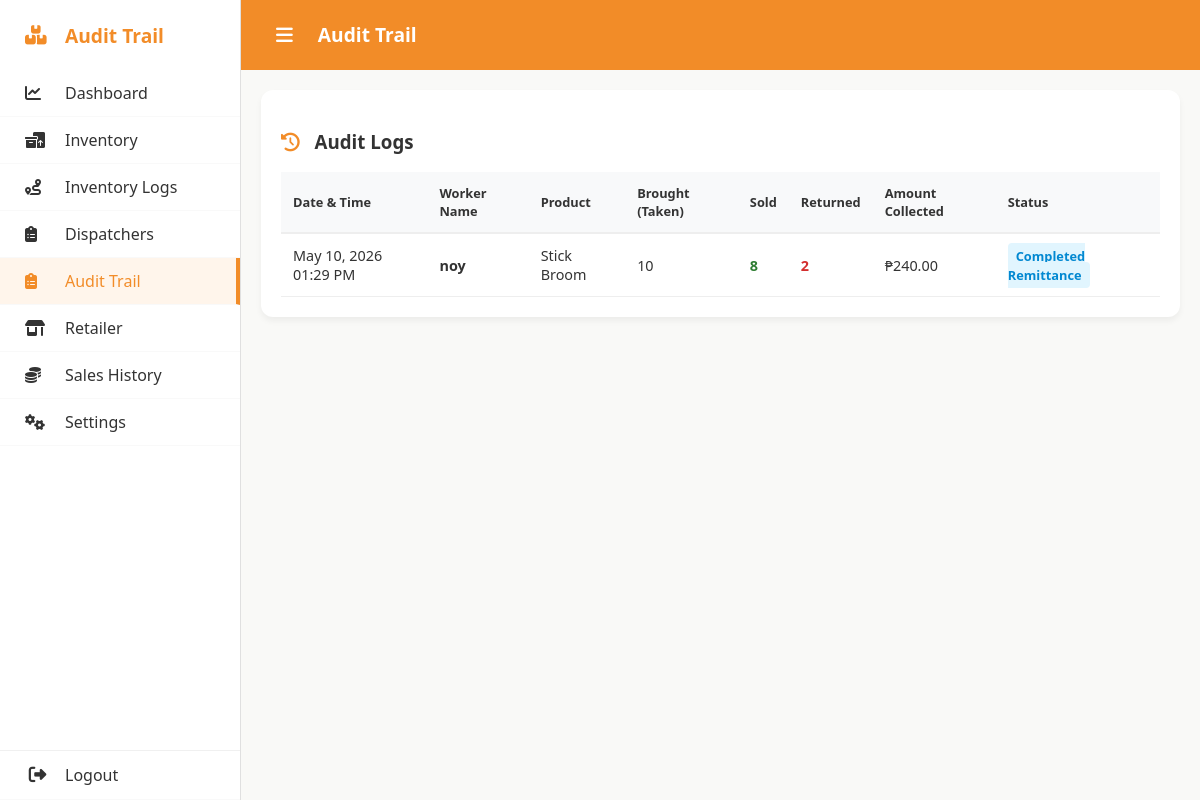
/audit_trail.php, run on an earlier commit of the app's database.
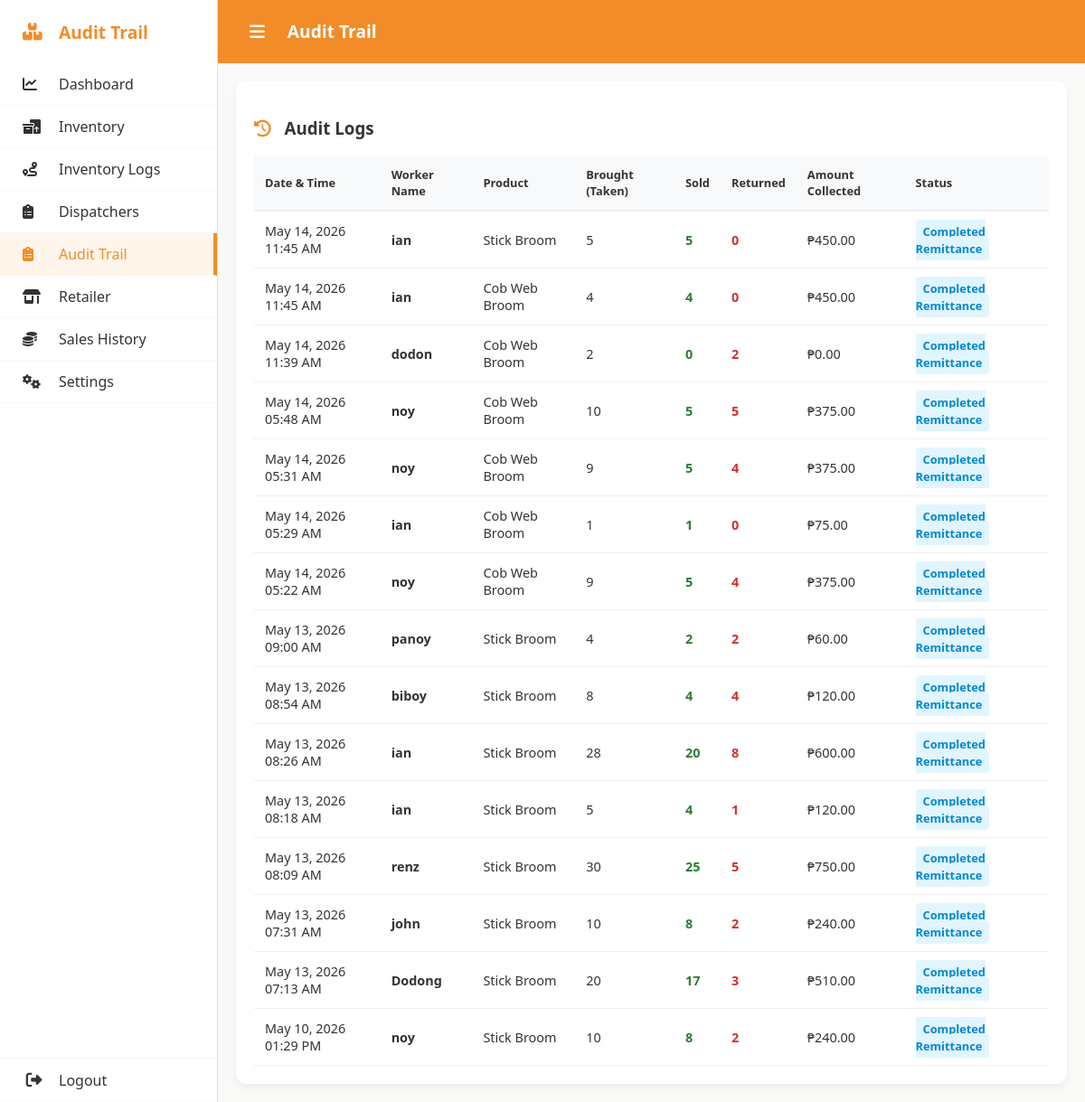
And on a later commit of the database.
### tables this page shows
CREATE TABLE `audit_trail` (
  `id` int(11) NOT NULL,
  `session_id` int(11) NOT NULL,
  `worker_name` varchar(255) NOT NULL,
  `product_id` int(11) NOT NULL,
  `product_name` varchar(255) NOT NULL,
  `qty_taken` int(11) NOT NULL,
  `qty_sold` int(11) NOT NULL,
  `qty_returned` int(11) NOT NULL,
  `received_amount` decimal(10,2) DEFAULT NULL,
  `status` varchar(50) DEFAULT 'Completed Remittance',
  `created_at` timestamp NOT NULL DEFAULT current_timestamp()
);

### audit_trail.php (the view, shortened to what this page needs)
<?php
require_once "auth/conn.php";
try {
    $stmt = $pdo->query("SELECT * FROM audit_trail ORDER BY created_at DESC");
    $logs = $stmt->fetchAll(PDO::FETCH_ASSOC);
} catch (Exception $e) {
    die("Error fetching logs: " . $e->getMessage());
}
?>
<!DOCTYPE html>
<html lang="en">
<head>
    <link rel="stylesheet" href="https://cdnjs.cloudflare.com/ajax/libs/font-awesome/6.4.0/css/all.min.css">
    <link rel="stylesheet" href="assets/css/styles.css">
</head>
<body>
    <div class="container">
        <aside class="sidebar">
            <div class="sidebar-header">
                <i class="fa-solid fa-boxes-stacked"></i>
                <span>Audit Trail</span>
            </div>
            <nav style="flex-grow: 1;">
                <a href="index.php" class="nav-item"><i class="fa-solid fa-chart-line"></i> <span>Dashboard</span></a>
                <a href="inventory.php" class="nav-item "><i class="fa-solid fa-boxes-packing"></i> <span>Inventory</span></a>
                <a href="inventory_logs.php" class="nav-item "><i class="fa-solid fa-route"></i> <span>Inventory Logs</span></a>
                <a href="dispatchers.php" class="nav-item"><i class="fa-solid fa-clipboard-list"></i> <span>Dispatchers</span></a>
                <a href="audit_trail.php" class="nav-item active"><i class="fa-solid fa-clipboard-list"></i> <span>Audit Trail</span></a>
                <a href="retailer.php" class="nav-item "><i class="fa-solid fa-shop"></i> <span>Retailer</span></a>
                <a href="sales.php" class="nav-item "><i class="fa-solid fa-coins"></i> <span>Sales History</span></a>
                <a href="settings.php" class="nav-item"><i class="fa-solid fa-gears"></i> <span>Settings</span></a>
            </nav>
            <div class="sidebar-footer">
                <a href="login.html" class="nav-item">
                    <i class="fa-solid fa-right-from-bracket icon"></i>
                    <span>Logout</span>
                </a>
            </div>
        </aside>
        <main class="main-content">
            <header class="header">
                <div class="header-left">
                    <button id="sidebarToggle" class="hamburger-btn">
                        <i class="fa-solid fa-bars"></i>
                    </button>
                    <h1>Audit Trail</h1>
                </div>
            </header>
            <div class="audit-table-card" style="margin: 20px;">
                <h3><i class="fa-solid fa-clock-rotate-left" style="color: #f28c28; margin-right: 10px;"></i> Audit Logs</h3>
                <table>
                    <thead>
                        <tr>
                            <th>Date & Time</th>
                            <th>Worker Name</th>
                            <th>Product</th>
                            <th>Brought (Taken)</th>
                            <th>Sold</th>
                            <th>Returned</th>
                            <th>Amount Collected</th>
                            <th>Status</th>
                        </tr>
                    </thead>
                    <tbody>
                        <?php if (count($logs) > 0): ?>
                            <?php foreach ($logs as $log): ?>
                            <tr>
                                <td><?php echo date('M d, Y h:i A', strtotime($log['created_at'])); ?></td>
                                <td><strong><?php echo htmlspecialchars($log['worker_name']); ?></strong></td>
                                <td><?php echo htmlspecialchars($log['product_name']); ?></td>
                                <td><?php echo $log['qty_taken']; ?></td>
                                <td class="text-success"><?php echo $log['qty_sold']; ?></td>
                                <td class="text-danger"><?php echo $log['qty_returned']; ?></td>
                                <td>₱<?php echo number_format($log['received_amount'], 2); ?></td>
                                <td><span class="status-badge"><?php echo $log['status']; ?></span></td>
                            </tr>
                            <?php endforeach; ?>
                        <?php else: ?>
                            <tr>
                                <td colspan="8" style="text-align: center;">No audit logs found.</td>
                            </tr>
                        <?php endif; ?>
                    </tbody>
                </table>
            </div>
        </main>
    </div>
</body>
</html>

### assets/css/styles.css (style rules this page uses)
body { margin: 0; padding: 0; font-family: 'Segoe UI', Tahoma, Geneva, Verdana, sans-serif; background-color: #f9f9f7; color: #333; overflow-x: hidden; }
.container { display: flex; min-height: 100vh; }
.sidebar { width: 240px; background-color: #ffffff; border-right: 1px solid #e0e0e0; display: flex; flex-direction: column; transition: width 0.4s cubic-bezier(0.4, 0, 0.2, 1); overflow: hidden; white-space: nowrap; flex-shrink: 0; }
.sidebar-header { height: 70px; padding: 0 25px; font-size: 1.2rem; font-weight: bold; color: #f28c28; display: flex; align-items: center; position: relative; }
nav { flex: 1; }
.nav-item { padding: 15px 25px; display: flex; align-items: center; cursor: pointer; border-bottom: 1px solid #f9f9f9; font-weight: 500; color: #555; transition: background 0.3s ease, color 0.3s ease; position: relative; text-decoration: none; color: inherit; }
.nav-item.active { background-color: #fff5eb; color: #f28c28; border-right: 4px solid #f28c28; }
.sidebar span { position: absolute; left: 65px; opacity: 1; visibility: visible; transition: opacity 0.3s ease, transform 0.3s ease; transform: translateX(0); }
.icon { min-width: 25px; font-size: 1.1rem; text-align: center; display: flex; justify-content: center; align-items: center; margin: 0; flex-shrink: 0; transition: transform 0.4s ease; }
.sidebar-footer { border-top: 1px solid #f0f0f0; }
.main-content { flex: 1; padding: 0; min-width: 0; }
.header { background-color: #f28c28; height: 70px; padding: 0 30px; display: flex; justify-content: space-between; align-items: center; box-sizing: border-box; }
.header-left { display: flex; align-items: center; gap: 20px; }
.header h1 { color: white; margin: 0; font-size: 1.2rem; }
.hamburger-btn { background: none; border: none; color: white; font-size: 1.2rem; cursor: pointer; padding: 5px; display: flex; align-items: center; transition: transform 0.2s ease; }
table { width: 100%; border-collapse: collapse; }
th { text-align: left; color: #888; font-size: 0.8rem; padding-bottom: 10px; }
td { padding: 12px 0; border-bottom: 1px solid #eee; }

### audit_trail.php (style rules this page uses)
.audit-table-card { background: white; padding: 20px; border-radius: 12px; box-shadow: 0 4px 6px rgba(0,0,0,0.05); margin-top: 20px; overflow-x: auto; }
table { width: 100%; border-collapse: collapse; margin-top: 15px; }
th { background-color: #f8f9fa; color: #333; text-align: left; padding: 12px; border-bottom: 2px solid #eee; }
td { padding: 12px; border-bottom: 1px solid #eee; font-size: 0.9rem; }
.status-badge { padding: 4px 8px; border-radius: 4px; font-size: 0.8rem; font-weight: bold; background: #e1f5fe; color: #0288d1; }
.text-success { color: #2e7d32; font-weight: bold; }
.text-danger { color: #d32f2f; font-weight: bold; }

What changed in the data, as far as the page shows it:
added audit_trail: created_at "May 14, 2026 11:45 AM", worker_name "ian", product_name "Stick Broom", qty_taken "5", qty_sold "5", qty_returned "0", received_amount "450.00", status "Completed Remittance"
added audit_trail: created_at "May 14, 2026 11:45 AM", worker_name "ian", product_name "Cob Web Broom", qty_taken "4", qty_sold "4", qty_returned "0", received_amount "450.00", status "Completed Remittance"
added audit_trail: created_at "May 14, 2026 11:39 AM", worker_name "dodon", product_name "Cob Web Broom", qty_taken "2", qty_sold "0", qty_returned "2", received_amount "0.00", status "Completed Remittance"
added audit_trail: created_at "May 14, 2026 05:48 AM", worker_name "noy", product_name "Cob Web Broom", qty_taken "10", qty_sold "5", qty_returned "5", received_amount "375.00", status "Completed Remittance"
added audit_trail: created_at "May 14, 2026 05:31 AM", worker_name "noy", product_name "Cob Web Broom", qty_taken "9", qty_sold "5", qty_returned "4", received_amount "375.00", status "Completed Remittance"
added audit_trail: created_at "May 14, 2026 05:29 AM", worker_name "ian", product_name "Cob Web Broom", qty_taken "1", qty_sold "1", qty_returned "0", received_amount "75.00", status "Completed Remittance"
added audit_trail: created_at "May 14, 2026 05:22 AM", worker_name "noy", product_name "Cob Web Broom", qty_taken "9", qty_sold "5", qty_returned "4", received_amount "375.00", status "Completed Remittance"
added audit_trail: created_at "May 13, 2026 09:00 AM", worker_name "panoy", product_name "Stick Broom", qty_taken "4", qty_sold "2", qty_returned "2", received_amount "60.00", status "Completed Remittance"
added audit_trail: created_at "May 13, 2026 08:54 AM", worker_name "biboy", product_name "Stick Broom", qty_taken "8", qty_sold "4", qty_returned "4", received_amount "120.00", status "Completed Remittance"
added audit_trail: created_at "May 13, 2026 08:26 AM", worker_name "ian", product_name "Stick Broom", qty_taken "28", qty_sold "20", qty_returned "8", received_amount "600.00", status "Completed Remittance"
added audit_trail: created_at "May 13, 2026 08:18 AM", worker_name "ian", product_name "Stick Broom", qty_taken "5", qty_sold "4", qty_returned "1", received_amount "120.00", status "Completed Remittance"
added audit_trail: created_at "May 13, 2026 08:09 AM", worker_name "renz", product_name "Stick Broom", qty_taken "30", qty_sold "25", qty_returned "5", received_amount "750.00", status "Completed Remittance"
added audit_trail: created_at "May 13, 2026 07:31 AM", worker_name "john", product_name "Stick Broom", qty_taken "10", qty_sold "8", qty_returned "2", received_amount "240.00", status "Completed Remittance"
added audit_trail: created_at "May 13, 2026 07:13 AM", worker_name "Dodong", product_name "Stick Broom", qty_taken "20", qty_sold "17", qty_returned "3", received_amount "510.00", status "Completed Remittance"
